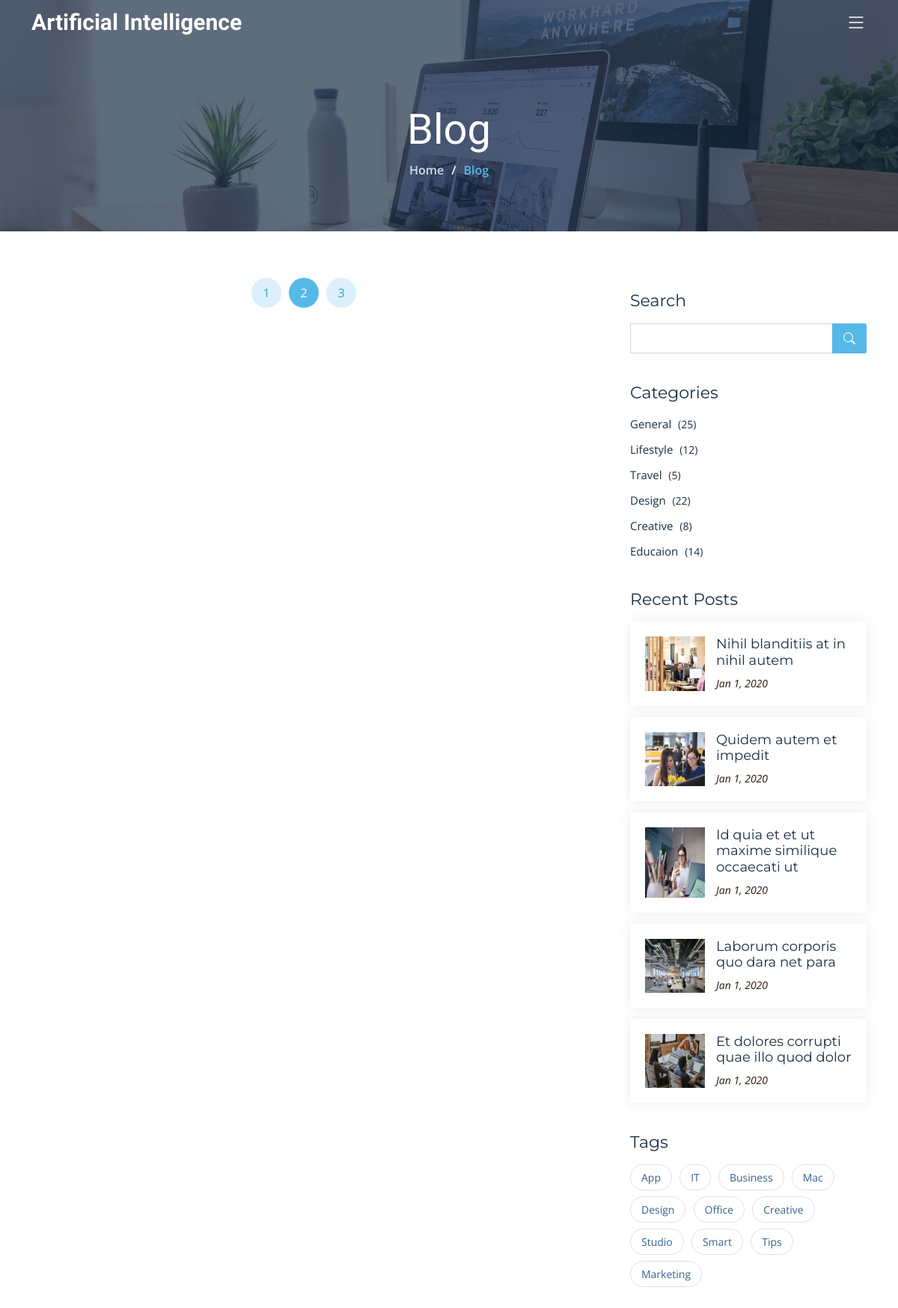
The page /blog/ on the database as committed earlier.
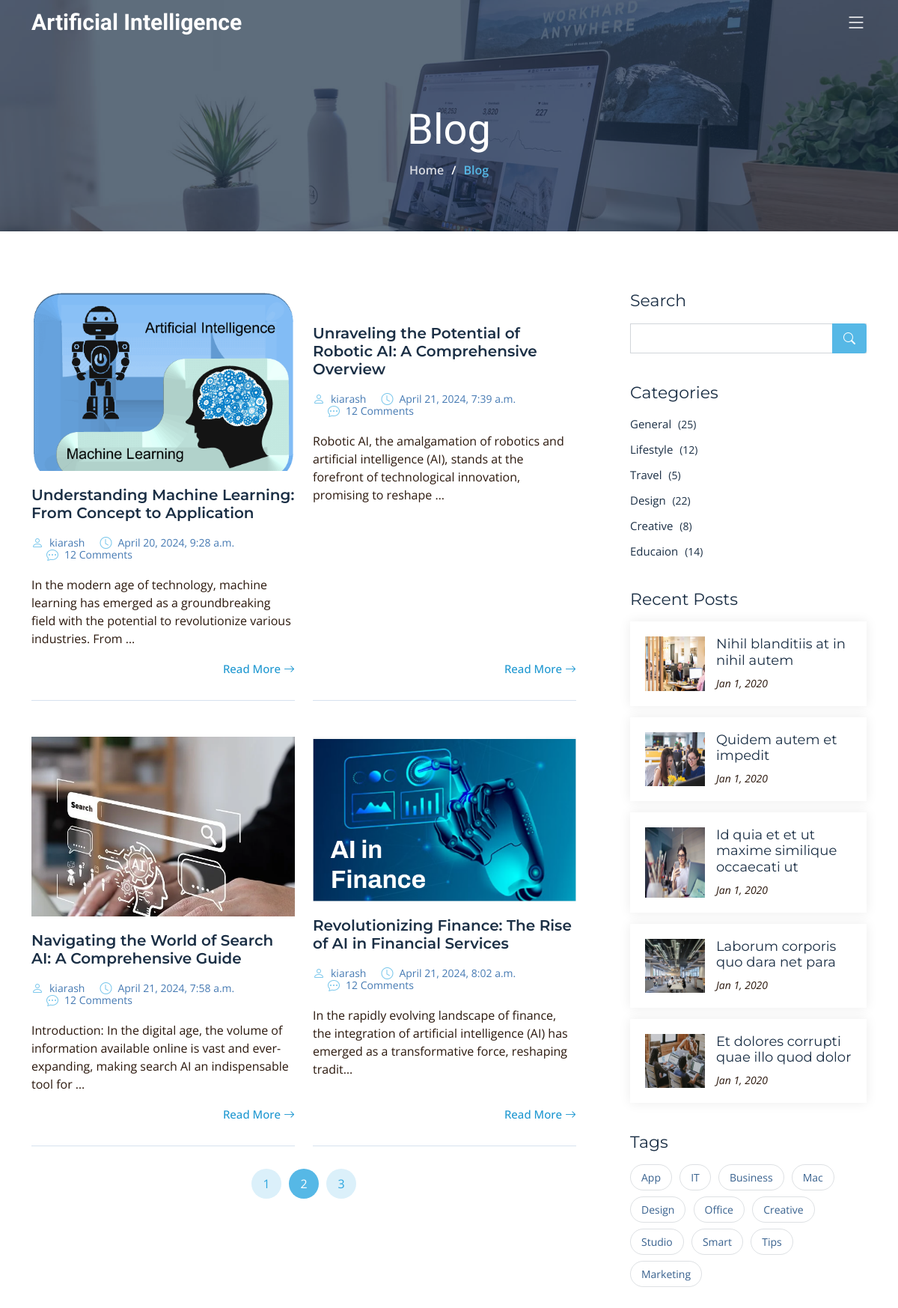
The same page on the database as committed later.
### blog/models.py (models this page shows, shortened)
class Article(models.Model):
    author = models.ForeignKey(User, on_delete=models.CASCADE)
    title = models.CharField(max_length=100)
    description = models.TextField()
    image = models.ImageField(upload_to='images/blogs')
    image_list = models.ImageField(upload_to='images/blogs', blank=True, null=True)
    slug = models.SlugField(unique=True)
    created_at = models.DateTimeField(auto_now_add=True)
    updated_at = models.DateTimeField(auto_now=True)

### blog/views.py (the view)
class BlogClassView(ListView):
    model = Article
    template_name = 'blog.html'

### templates/blog.html (shortened to what the changed rows need)
{% extends 'base.html' %}
{% load static %}
{% block contact %}
    <main id="main">
        <div class="breadcrumbs d-flex align-items-center"
             style="background-image: url('{% static 'assets/img/blog-header.jpg' %}');">
            <div class="container position-relative d-flex flex-column align-items-center">
                <h2>Blog</h2>
            </div>
        </div>
        <section id="blog" class="blog">
            <div class="container" data-aos="fade-up">
                <div class="row g-5">
                    <div class="col-lg-8" data-aos="fade-up" data-aos-delay="200">
                        <div class="row gy-5 posts-list">
                            {% for object in object_list %}
                                <div class="col-lg-6">
                                    <article class="d-flex flex-column">
                                        <div class="post-img">
                                            <img style="max-width: 100%  ; height: auto "
                                                 src="{{ object.image_list.url }}" alt="" class="">
                                        </div>
                                        <h2 class="title">
                                            <a href="blog-details.html">{{ object.title }}</a>
                                        </h2>
                                        <div class="meta-top">
                                            <ul>
                                                <li class="d-flex align-items-center"><i class="bi bi-person"></i> <a
                                                        href="blog-details.html">{{ object.author }}</a></li>
                                                <li class="d-flex align-items-center"><i class="bi bi-clock"></i> <a
                                                        href="blog-details.html">
                                                    <time datetime="2022-01-01">{{ object.created_at }}</time>
                                                </a></li>
                                                <li class="d-flex align-items-center"><i class="bi bi-chat-dots"></i> <a
                                                        href="blog-details.html">12 Comments</a></li>
                                            </ul>
                                        </div>
                                        <div class="content">
                                            <p>
                                                {{ object.description|truncatechars:150 }}
                                            </p>
                                        </div>
                                        <div class="read-more mt-auto align-self-end">
                                            <a href="{% url 'blog-app:detail-page-blog' object.slug %}">Read More <i
                                                    class="bi bi-arrow-right"></i></a>
                                        </div>
                                    </article>
                                </div>
                            {% endfor %}
                        </div>
                    </div>
                </div>
            </div>
        </section>
    </main>
{% endblock %}

Rows that differ between the two databases and show on the page:
added Article: image_list (picture), title "Understanding Machine Learning: From Concept to Application", author "kiarash", created_at "April 20, 2024, 9:28 a.m.", description "In the modern age of technology, machine learning has emerged as a groundbreaking field with the potential to revolutionize various industries. From …"
added Article: title "Unraveling the Potential of Robotic AI: A Comprehensive Overview", author "kiarash", created_at "April 21, 2024, 7:39 a.m.", description "Robotic AI, the amalgamation of robotics and artificial intelligence (AI), stands at the forefront of technological innovation, promising to reshape …"
added Article: image_list (picture), title "Navigating the World of Search AI: A Comprehensive Guide", author "kiarash", created_at "April 21, 2024, 7:58 a.m.", description "Introduction: In the digital age, the volume of information available online is vast and ever-expanding, making search AI an indispensable tool for …"
added Article: image_list (picture), title "Revolutionizing Finance: The Rise of AI in Financial Services", author "kiarash", created_at "April 21, 2024, 8:02 a.m.", description "In the rapidly evolving landscape of finance, the integration of artificial intelligence (AI) has emerged as a transformative force, reshaping tradit…"
